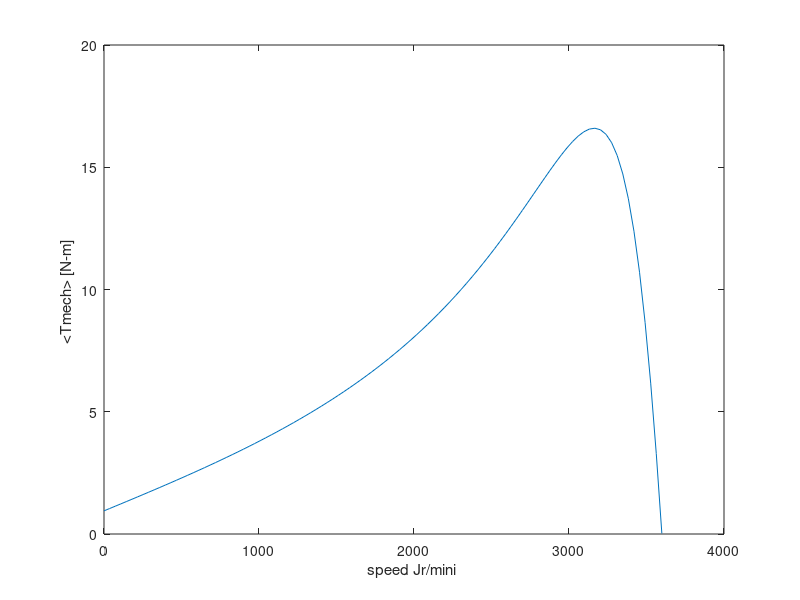

Here is the MATLAB script that generated this plot:
% Source parameters
l=1;
V0 = 230;
omegae = 120*pi;
% Motor parameters
poles = 2;
Lmain = .0806;
Rmain = 0.58;
Laux = 0.196;
Raux = 3.37;
Lr = 4.7e-6;

Rr = 37.6e-6;
Lmainr = 5.88e-4;
Lauxr = 9.09e-4;
C = 35e-6;
Xc = -i/ (omegae*C) ;
Prot = 40 ;
Pcore = 105;
% Run through program twice. If calcswitch = I, then
% calculate at speed of 3500 r/min only. The second time
% program will produce the plot for part (d).
for calcswitch = 1:2
if calcswitch == 1
mmax = 1;
else
mmax = 101 ;
end
for m = l:mmax
if calcswitch == 1
speed(m) = 3500;
else
speed(m) = 3599*(m-1)/100;
end

% Calculate the slip
ns = (2/poles)*3600;
s = (ns-speed(m))/ns;
% part (a)
% Calculate the various complex constants
Kplus = s*omegae/(2*(Rr + j*s*omegae*Lr)) ;
Kminus = (2-s)*omegae/ (2*(Rr + j*(2-s)*omegae*Lr)) ;
A1 = Lmain - j*Lmainr^2 *(Kplus+Kminus) ;
A2 = Lmainr*Lauxr* (Kplus-Kminus) ;
A3 = Laux - j*Lauxr^2 *(Kplus+Kminus) ;
% Set up the matrix
M(1,1) = Rmain + j*omegae*A1;
M(1,2) = j*omegae*A2;
M(2,1) = -j*omegae*A2;
M(2,2) = Raux + j*Xc+ j*omegae*A3;
% Here is the voltage vector
V = [V0 ; -V0];
% Now find the current matrix
I = M\V;
Imain = I(1) ;
Iaux = I(2);
Is = Imain-Iaux;
magImain = abs (Imain) ;
angleImain = angle(Imain)*180/pi;
magIaux = abs (Iaux) ;
angleIaux = angle(Iaux)*180/pi;
magIs = abs(Is) ;
angleIs = angle(Is)*180/pi;
%Capacitor voltage
Vcap = Iaux*Xc;
magVcap = abs (Vcap) ;
% part (b)
Tmech1 = conj (Kplus-Kminus) ;
Tmech1 = Tmech1*(Lmainr^2*Imain*conj (Imain)+Lauxr^2*Iaux*conj (Iaux));
Tmech2 = j*Lmainr*Lauxr*conj (Kplus+Kminus) ;
Tmech2 = Tmech2*(conj(Imain)*Iaux-Imain*conj(Iaux));
Tmech(m) = (poles/2)*real(Tmech1+Tmech2) ;
Pshaft = (2/poles)*(1-s)*omegae*Tmech(m)-Prot;
%part (c)
Pmain = real(V0*conj (Imain)) ;
Paux = real(-V0*conj (Iaux)) ;


Pin = Pmain+Paux+Pcore;
eta = Pshaft/Pin;
if calcswitch == 1
fprintf('part (a) :')
fprintf('\n Imain = %g A at angle %g degrees',magImain,angleImain)
fprintf('\n Iaux = %g A at angle %g degrees',magIaux,angleIaux)
fprintf('\n Is = %g A at angle %g degrees',magIs,angleIs)
fprintf('\n Vcap = %g V\n',magVcap)
fprintf('\npart (b) :')
fprintf('\n Tmech = %g N-m',Tmech)
fprintf('\n Pshaft = %g W\n',Pshaft)
fprintf('\npart (c) :')
fprintf('\n Pmain = %g W',Pmain)
fprintf('\n Paux = %g W',Paux)
fprintf('\n Pin = %g W',Pin)
fprintf('\n eta = %g percent\n\n',100*eta)
else
plot (speed, Tmech)
xlabel('speed Jr/mini ')
ylabel('<Tmech> [N-m] ')
end
end %end of for m loop
end %end of for calcswitch loop

